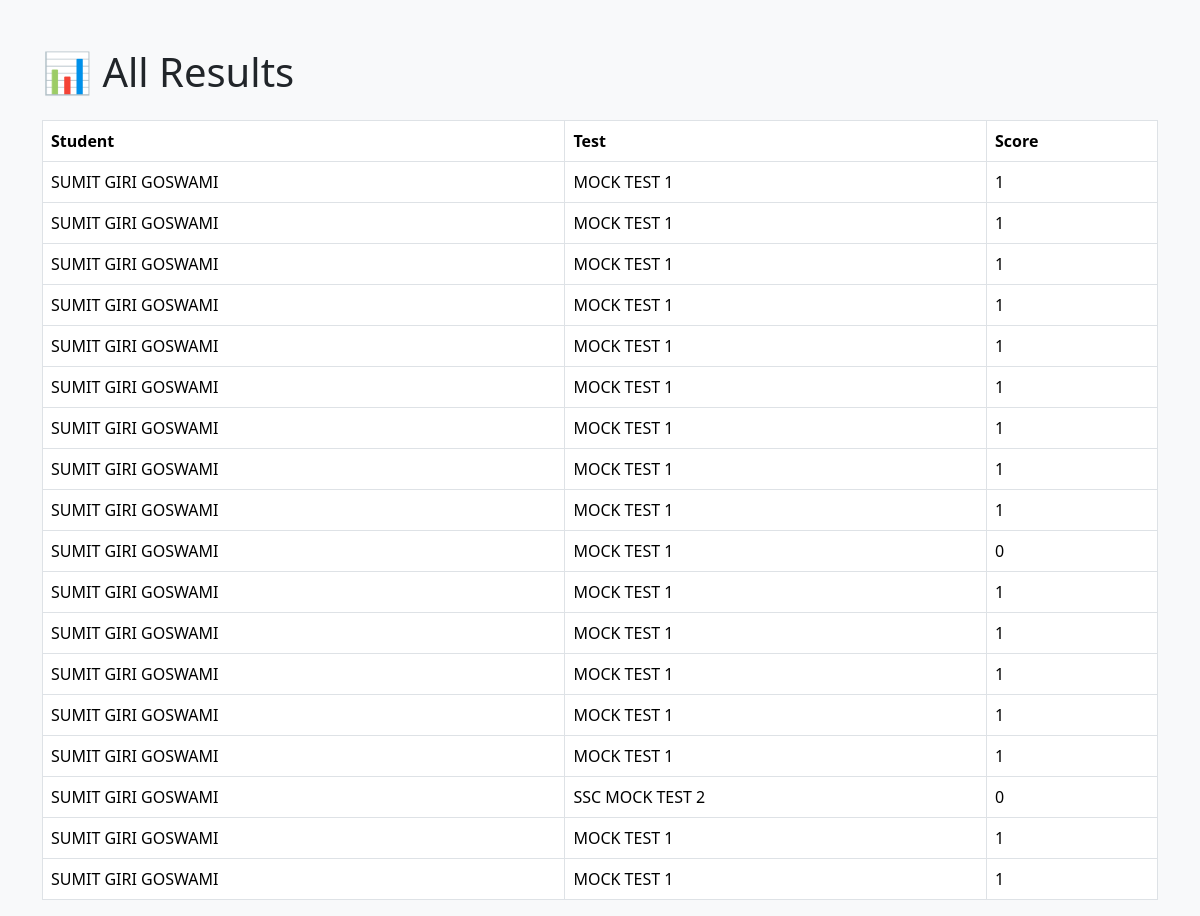
Before: /view_results (signed in) with the older database file.
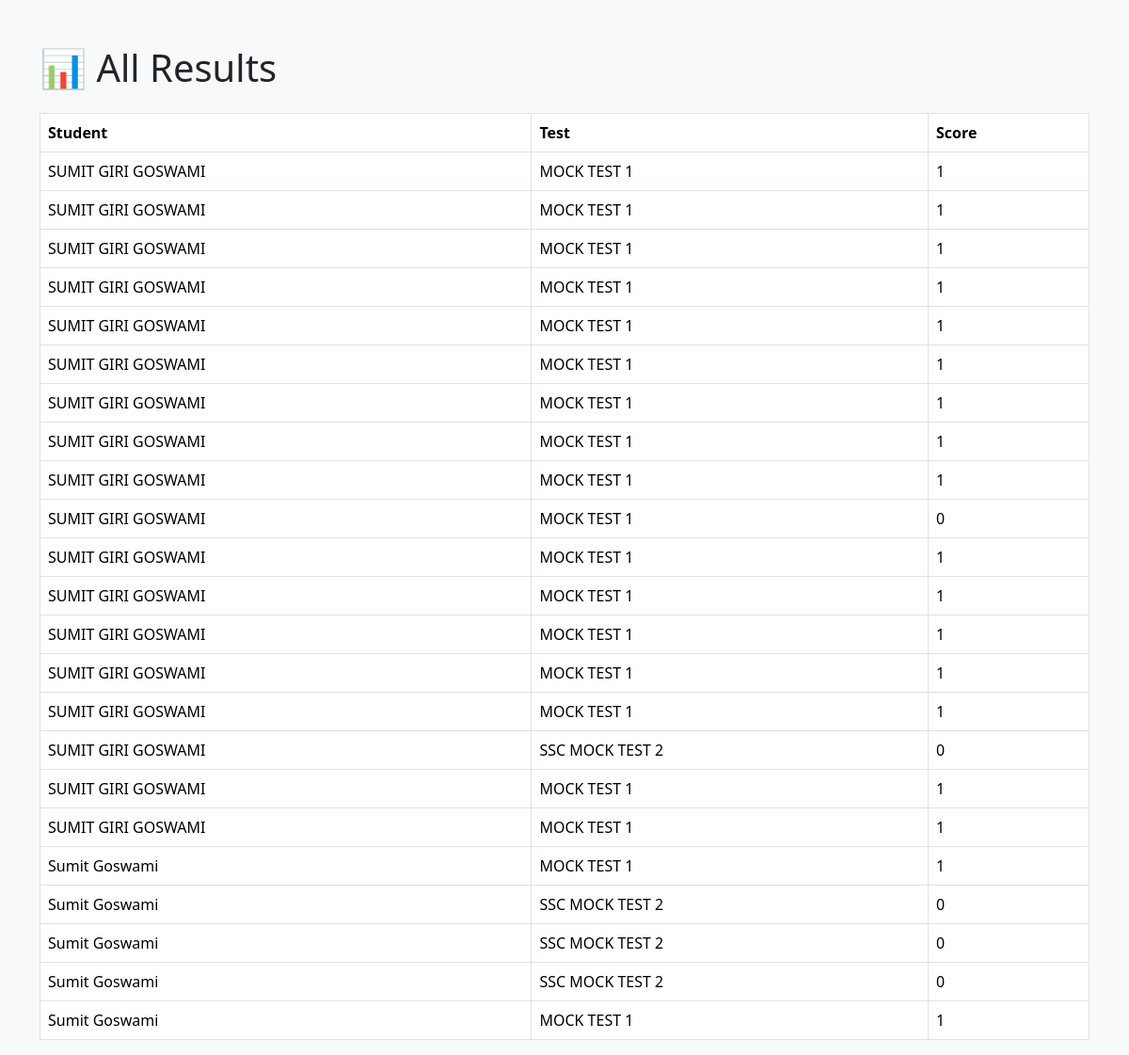
After: the same page with the newer database file.
### tables this page shows
CREATE TABLE results(
    id INTEGER PRIMARY KEY AUTOINCREMENT,
    user_id INTEGER,
    test_id INTEGER,
    score INTEGER
);

CREATE TABLE users(
    id INTEGER PRIMARY KEY AUTOINCREMENT,
    name TEXT NOT NULL,
    email TEXT UNIQUE,
    password TEXT NOT NULL
);

CREATE TABLE tests(
    id INTEGER PRIMARY KEY AUTOINCREMENT,
    test_name TEXT NOT NULL,
    category_id INTEGER,
    duration INTEGER
);

### app.py (the view)
@app.route("/view_results")
def view_results():
    if "admin" not in session:
        return redirect("/admin")
    conn = sqlite3.connect(
        "mocktest.db"
    )
    cursor = conn.cursor()
    cursor.execute(
        """
        SELECT users.name,
               tests.test_name,
               results.score

        FROM results

        JOIN users
        ON results.user_id =
           users.id

        JOIN tests
        ON results.test_id =
           tests.id
        """
    )
    results = cursor.fetchall()
    conn.close()
    return render_template(
        "view_results.html",
        results=results
    )

### templates/view_results.html (shortened to what this page needs)
<!DOCTYPE html>
<html>
<head>
<link href="https://cdn.jsdelivr.net/npm/bootstrap@5.3.3/dist/css/bootstrap.min.css" rel="stylesheet">
</head>
<body class="bg-light">
<div class="container mt-5">
<h1>📊 All Results</h1>
<table class="table table-bordered bg-white mt-4">
<tr>
<th>Student</th>
<th>Test</th>
<th>Score</th>
</tr>
{% for result in results %}
<tr>
<td>{{ result[0] }}</td>
<td>{{ result[1] }}</td>
<td>{{ result[2] }}</td>
</tr>
{% endfor %}
</table>
</div>
</body>
</html>

Changed rows visible on the page:
added results: name "Sumit Goswami", test_name "MOCK TEST 1", score "1"
added results: name "Sumit Goswami", test_name "SSC MOCK TEST 2", score "0"
added results: name "Sumit Goswami", test_name "SSC MOCK TEST 2", score "0"
added results: name "Sumit Goswami", test_name "SSC MOCK TEST 2", score "0"
added results: name "Sumit Goswami", test_name "MOCK TEST 1", score "1"
